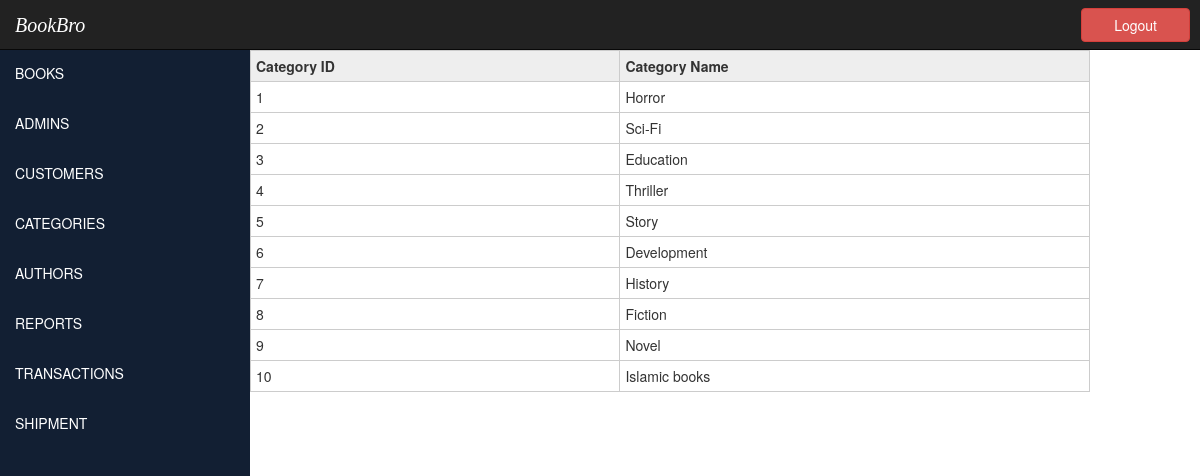
The page /src/showAllCategory.php (signed in) on the database its author committed.
### tables this page shows
CREATE TABLE `category` (
  `id` int(11) NOT NULL,
  `category_name` varchar(30) NOT NULL
);

### src/showAllCategory.php (the view, shortened to what this page needs)
<?php
require_once '../db/db_init.php' ;
?>
<div class="new">
    <?php
    $result= mysqli_query($conn,"Select * from category");
    echo"<table cellpadding='0' cellspacing='0' class='db-table'>
    <tr>
    <th>Category ID</th>
    <th>Category Name</th>
    </tr>";
    while($row = mysqli_fetch_array($result)){
        echo "<tr>";
        echo "<td>" . $row['id']."</td>";
        echo "<td>" . $row['category_name']."</td>";
        echo "</tr>";
    }
    echo"</table>";
    ?>
</div>

### adminCss/style.css (style rules this page uses)
* { margin: 0; padding: 0; box-sizing: border-box; list-style: none; }
div.new { padding-top:50px; }
.new { width: auto; }
table.db-table { width: 70%; border-right:1px solid #ccc; border-bottom:1px solid #ccc; }
table.db-table th { background:#eee; padding:5px; border-left:1px solid #ccc; border-top:1px solid #ccc; }
table.db-table td { padding:5px; border-left:1px solid #ccc; border-top:1px solid #ccc; }

### rows shown on the page
category: id "1", category_name "Horror"
category: id "2", category_name "Sci-Fi"
category: id "3", category_name "Education"
category: id "4", category_name "Thriller"
category: id "5", category_name "Story"
category: id "6", category_name "Development"
category: id "7", category_name "History"
category: id "8", category_name "Fiction"
category: id "9", category_name "Novel"
category: id "10", category_name "Islamic books"
